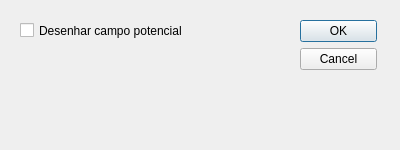
<ui version="4.0" >
 <author></author>
 <comment></comment>
 <exportmacro></exportmacro>
 <class>ConfigDialog</class>
 <widget class="QDialog" name="ConfigDialog" >
  <property name="geometry" >
   <rect>
    <x>0</x>
    <y>0</y>
    <width>400</width>
    <height>150</height>
   </rect>
  </property>
  <property name="windowTitle" >
   <string>ConfigDialog</string>
  </property>
  <property name="windowIconText" >
   <string/>
  </property>
  <widget class="QWidget" name="layoutWidget" >
   <property name="geometry" >
    <rect>
     <x>300</x>
     <y>20</y>
     <width>77</width>
     <height>106</height>
    </rect>
   </property>
   <layout class="QVBoxLayout" >
    <property name="margin" >
     <number>0</number>
    </property>
    <property name="spacing" >
     <number>6</number>
    </property>
    <item>
     <widget class="QPushButton" name="okButton" >
      <property name="text" >
       <string>OK</string>
      </property>
     </widget>
    </item>
    <item>
     <widget class="QPushButton" name="cancelButton" >
      <property name="text" >
       <string>Cancel</string>
      </property>
     </widget>
    </item>
    <item>
     <spacer>
      <property name="orientation" >
       <enum>Qt::Vertical</enum>
      </property>
      <property name="sizeHint" >
       <size>
        <width>20</width>
        <height>40</height>
       </size>
      </property>
     </spacer>
    </item>
   </layout>
  </widget>
  <widget class="QCheckBox" name="draw_potential" >
   <property name="geometry" >
    <rect>
     <x>20</x>
     <y>20</y>
     <width>201</width>
     <height>21</height>
    </rect>
   </property>
   <property name="text" >
    <string>Desenhar campo potencial</string>
   </property>
  </widget>
 </widget>
 <pixmapfunction></pixmapfunction>
 <resources/>
 <connections>
  <connection>
   <sender>okButton</sender>
   <signal>clicked()</signal>
   <receiver>ConfigDialog</receiver>
   <slot>accept()</slot>
   <hints>
    <hint type="sourcelabel" >
     <x>351</x>
     <y>38</y>
    </hint>
    <hint type="destinationlabel" >
     <x>233</x>
     <y>29</y>
    </hint>
   </hints>
  </connection>
  <connection>
   <sender>cancelButton</sender>
   <signal>clicked()</signal>
   <receiver>ConfigDialog</receiver>
   <slot>reject()</slot>
   <hints>
    <hint type="sourcelabel" >
     <x>330</x>
     <y>66</y>
    </hint>
    <hint type="destinationlabel" >
     <x>197</x>
     <y>125</y>
    </hint>
   </hints>
  </connection>
 </connections>
</ui>
